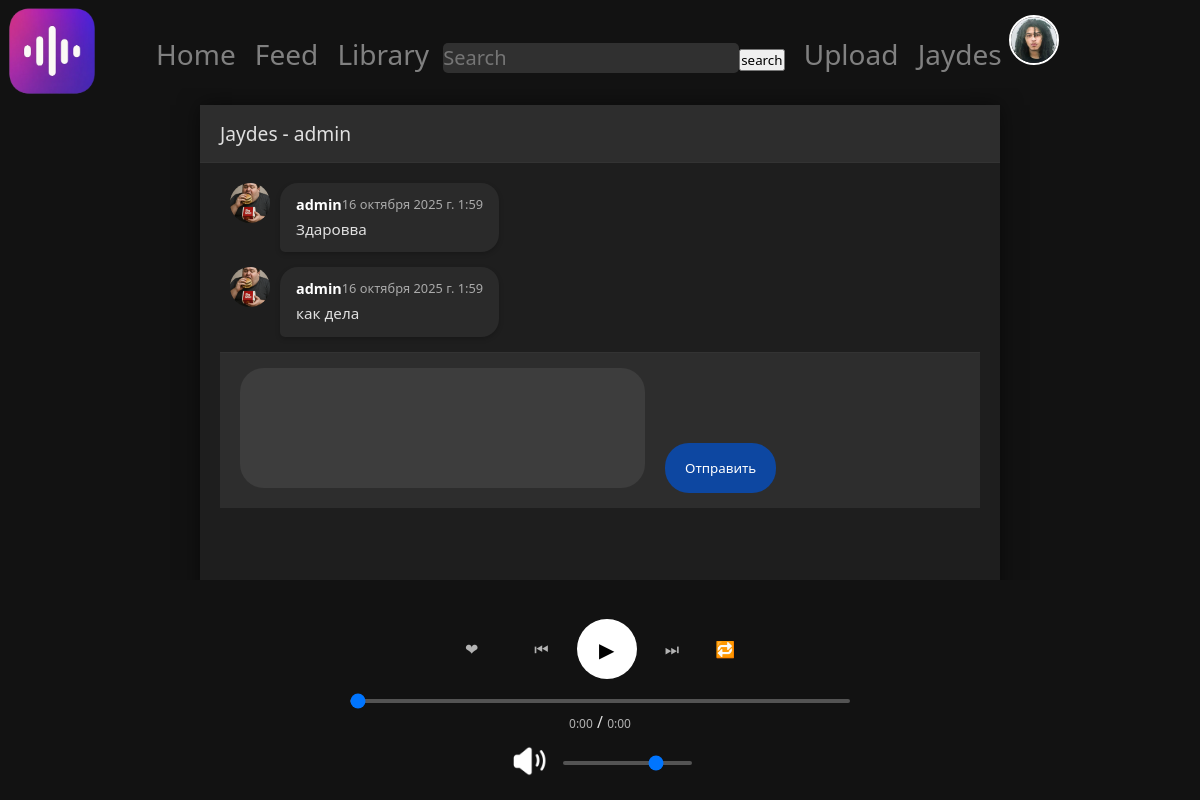
Page /chat/admin (signed in) on the committed database.
### Users/models.py (models this page shows)
class CustomUser(AbstractUser):
    username = models.CharField(max_length=20, unique=True)
    avatar = models.ImageField(upload_to="images/user_avatars", default="images/user_avatars/noavatar.png")
    bio = models.TextField(max_length=50, blank=True)
    def __str__(self):
        return self.username

### WaveBox/models.py (models this page shows, shortened)
class Message(models.Model):
    message_types = [
        ("text", "text"),
        ("track", "track"),
    ]
    chat = models.ForeignKey("Chat", on_delete=models.CASCADE)
    sender = models.ForeignKey(settings.AUTH_USER_MODEL, on_delete=models.CASCADE)
    msg_type = models.CharField(
        choices=message_types,
        default="text",
    )
    text = models.TextField()
    created_at = models.DateTimeField(auto_now_add=True)

### WaveBox/views.py (the view, shortened to what this page needs)
# urls.py: path("chat/<str:username>", chat, name="chat"),
def chat(request, username):
    user2 = get_object_or_404(CustomUser, username=username)
    try:
        chat = Chat.objects.get(
            Q(user1=request.user, user2=user2) |
            Q(user1=user2, user2=request.user)
        )
    except Chat.DoesNotExist:
       chat = Chat.objects.create(
            user1=request.user,
            user2=user2,
        )
    messages = Message.objects.filter(chat=chat)
    form = MessageForm()
    return render(request, "chat.html", {"chat": chat, "messages": messages, "form": form, "username": username})

### WaveBox/forms.py
class MessageForm(forms.ModelForm):
    class Meta:
        model = Message
        fields = ("text",)

### templates/chat.html (shortened to what this page needs)
{% extends 'base.html' %}
{% load static %}
{% block head %}
    <link rel="stylesheet" href="{% static "MainApp/css/chat.css" %}">
{% endblock %}
{% block body %}
<div class="chat-container">
    <div class="chat-header">
        <h1>{{ request.user }} - {{ username }}</h1>
    </div>
    <div class="chat-messages">
        {% for msg in messages %}
            <div class="message {% if msg.sender == request.user %}sender{% else %}receiver{% endif %}">
                <div class="message-avatar">
                    <img src="{{ msg.sender.avatar.url }}" alt="{{ msg.sender }}">
                </div>
                <div class="message-content">
                    <div class="message-header">
                        <span class="message-username"><a class="username" href="/profile/{{ msg.sender.username }}">{{ msg.sender }}</a></span>
                        <span class="message-time">{{ msg.created_at }}</span>
                    </div>
                    <div class="message-text">{{ msg.text }}</div>
                </div>
            </div>
        {% endfor %}
<div class="chat-input">
    <form method="post" class="message-form">
        <div class="form-field">
            {{ form.text }}
        </div>
        <button type="submit" class="send-button">Отправить</button>
    </form>
</div>
    </div>
</div>
{% endblock %}

### templates/base.html (shortened to what this page needs)
{% load static %}
<!DOCTYPE html>
<html lang="ru">
<head>
    <link rel="icon" href="/media/images/icons/WaveBoxLogo.png"><link rel="stylesheet" href="{% static 'MainApp/css/main.css' %}">
  {% block head %}{% endblock %}
</head>
<body>
    <a href="/">
        <img class="logo" width="100" height="100" src="/media/images/icons/WaveBoxLogo.png">
    </a>
    <header class="header">
    <div class="nav-panel">
    <a href="/discover" class="{% if request.path == "/discover"  %}active{% endif %}">Home</a>
    <a href="/feed">Feed</a>
    <a href="/library" class="{% if request.path == "/library"  %}active{% endif %}">Library</a>
    <input class="searchbar" type="text" placeholder="Search"><button type="submit" onclick="search()">search</button>
    <a href="/upload" class="{% if request.path == "/upload"  %}active{% endif %}">Upload</a>
    <a href="{% if user.is_authenticated %}/profile/{{ request.user.username }}{% else %}/login{% endif %}" class="{% if request.path == '/profile/'|add:request.user.username %}active{% endif %}">
        {% if user.is_authenticated %}{{ request.user.username }}{% else %}Profile{% endif %}
        <img class="user-avatar" width="50" height="50" src="{% if user.is_authenticated and request.user.avatar %}{{ request.user.avatar.url }}{% else %}/media/images/user_avatars/noavatar.png{% endif %}">
    </a>
    </div>
    </header>
{% block body %}{% endblock %}
<div class="player">
    <div class="player-controls">
        <button class="control-btn like-btn">❤</button><h2 class="likes-count"></h2>
        <button class="control-btn prev-btn">⏮</button>
        <button class="player-button play-btn" onclick="playerPlayTrack(this)">▶</button>
        <button class="control-btn next-btn">⏭</button>
        <button class="control-btn repeat-btn">🔁</button>
    </div>
<div class="simple-seek">
    <input type="range" class="simple-seek-slider" min="0" max="100" value="0">
    <div class="time-display">
        <span class="current-time">0:00</span> /
        <span class="total-time">0:00</span>
    </div>
    <div class="volume-controls">
        <button data-status="volumeon" class="volume-button"><img width="40" height="40" class="volume-image" src="/media/images/icons/volume.png"></button>
    <input type="range" class="simple-volume-slider" min="0" max="100" value="75">
    </div>
</div>
</div>
</body>
</html>

### WaveBox/static/MainApp/css/main.css (style rules this page uses)
body { background-color: #121212; color: white; }
.logo { z-index: 1001; position: relative; }
a { text-decoration: none; }
img { -webkit-user-drag: none; user-select: none; -moz-user-select: none; -webkit-user-select: none; -ms-user-select: none; }
.header { background-color: #121212; padding: 15px 0; display: flex; flex-direction: row; justify-content: space-around; align-items: center; position: fixed; top: 0; left: 0; width: 100%; z-index: 1000; }
.user-avatar { border: solid white 2px; border-radius: 100px; }
.player { background-color: #121212; padding: 15px 20px; display: flex; flex-direction: column; justify-content: center; align-items: center; position: fixed; bottom: 0; left: 0; width: 100%; z-index: 1000; gap: 10px; }
.simple-seek { width: 100%; max-width: 500px; display: flex; flex-direction: column; align-items: center; gap: 8px; }
.simple-seek-slider { width: 100%; height: 4px; margin: 0; -webkit-appearance: none; appearance: none; background: #535353; border-radius: 2px; outline: none; cursor: pointer; }
.volume-controls { display: flex; align-items: center; }
.volume-button { background: none; border: none; cursor: pointer; }
.simple-volume-slider { width: 100%; height: 4px; margin-left: 15px; -webkit-appearance: none; appearance: none; background: #535353; border-radius: 2px; outline: none; cursor: pointer; }
.player-controls { display: flex; align-items: center; justify-content: center; gap: 20px; margin-bottom: 10px; }
.control-btn { background: none; border: none; color: #b3b3b3; font-size: 16px; cursor: pointer; padding: 8px; transition: color 0.2s ease; }
.player-button { background: #ffffff; border: none; border-radius: 50%; width: 40px; height: 40px; font-size: 16px; cursor: pointer; display: flex; align-items: center; justify-content: center; transition: transform 0.2s ease; }
.current-time, .total-time { color: #b3b3b3; font-size: 12px; min-width: 35px; }
.header a { font-size: 175%; margin-left: 15px; color: gray; text-decoration: none; transition: 0.5s; }
.searchbar { background-color: #303030; border: none; border-radius: 5px; color: white; font-size: 20px; height: 30px; margin-left: 10px; }
.player-button { pointer-events: auto; width: 60px; height: 60px; border-radius: 50%; background: rgb(255, 255, 255); color: black; border: none; font-size: 20px; cursor: pointer; transition: all 0.3s ease; }

### rows in the picture
CustomUser: user.username "Jaydes", avatar (picture), user "Jaydes"
CustomUser: username "admin"
Message: sender.avatar (picture), sender "admin", created_at "16 октября 2025 г. 1:59", text "Здаровва"
Message: sender.avatar (picture), sender "admin", created_at "16 октября 2025 г. 1:59", text "как дела"
